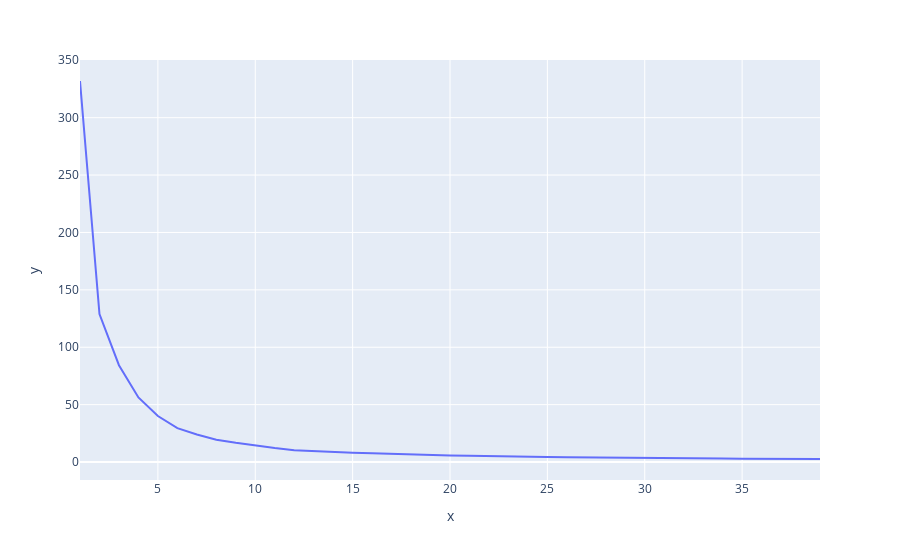

This figure's notebook cell:
### Code cell
# Graph the output to find the best K value


px.line(x=range(1,40),  y=inertias)


# Type your code above this line

### Figure 1 — Plotly figure (JSON) as saved in the notebook; plotly's stock layout.template omitted (floating-point values rounded to 4 significant figures)
{"data": [{"hovertemplate": "x=%{x}<br>y=%{y}<extra></extra>", "legendgroup": "", "line": {"color": "#636efa", "dash": "solid"}, "marker": {"symbol": "circle"}, "mode": "lines", "name": "", "orientation": "v", "showlegend": false, "type": "scatter", "x": [1, 2, 3, 4, 5, 6, 7, 8, 9, 10, 11, 12, 13, 14, 15, 16, 17, 18, 19, 20, 21, 22, 23, 24, 25, 26, 27, 28, 29, 30, 31, 32, 33, 34, 35, 36, 37, 38, 39], "xaxis": "x", "y": [332.0, 128.8, 84.36, 56.27, 40.13, 29.47, 24.04, 19.51, 16.74, 14.2, 12.22, 10.37, 9.476, 8.706, 8.106, 7.647, 7.04, 6.445, 6.057, 5.652, 5.456, 5.065, 4.778, 4.585, 4.395, 4.264, 4.048, 3.919, 3.805, 3.68, 3.446, 3.36, 3.239, 3.119, 2.97, 2.895, 2.815, 2.758, 2.651], "yaxis": "y"}], "layout": {"legend": {"tracegroupgap": 0}, "margin": {"t": 60}, "xaxis": {"anchor": "y", "domain": [0, 1], "title": {"text": "x"}}, "yaxis": {"anchor": "x", "domain": [0, 1], "title": {"text": "y"}}}}
